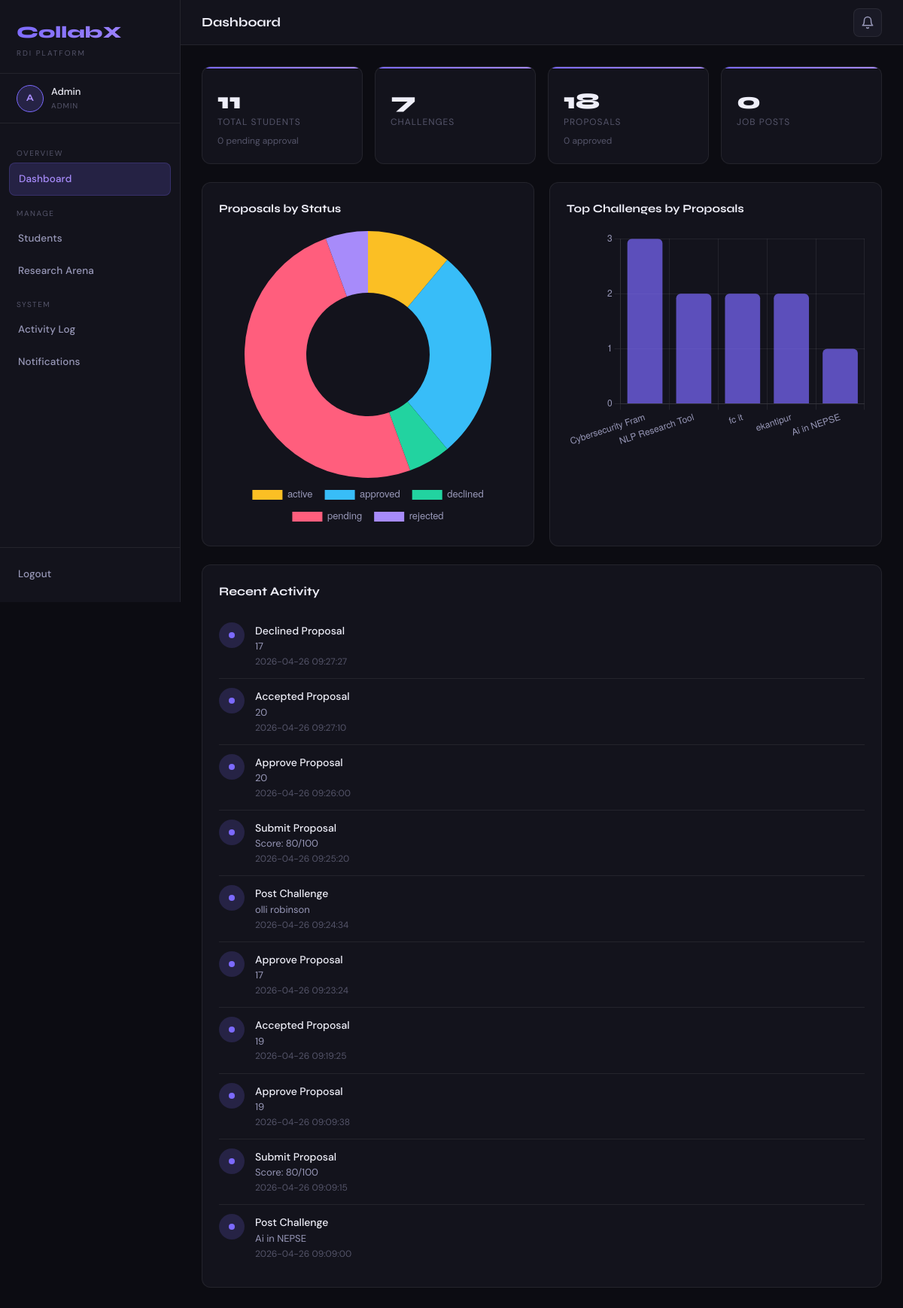
The page /admin/dashboard (signed in) on the database its author committed.
### tables this page shows
CREATE TABLE activity_log (
    id INTEGER PRIMARY KEY AUTOINCREMENT, user_id INTEGER, action TEXT NOT NULL,
    details TEXT, created_at TIMESTAMP DEFAULT CURRENT_TIMESTAMP);

### app.py (the view)
@app.route("/admin/dashboard")
@login_required(role="admin")
def admin_dashboard():
    db=get_db()
    stats={
        "students":db.execute("SELECT COUNT(*) FROM users WHERE role='student'").fetchone()[0],
        "pending":db.execute("SELECT COUNT(*) FROM users WHERE role='student' AND approved=0").fetchone()[0],
        "challenges":db.execute("SELECT COUNT(*) FROM challenges").fetchone()[0],
        "proposals":db.execute("SELECT COUNT(*) FROM proposals").fetchone()[0],
        "recruitment":db.execute("SELECT COUNT(*) FROM recruitment").fetchone()[0],
        "approved_proposals":db.execute("SELECT COUNT(*) FROM proposals WHERE status='Approved'").fetchone()[0],
    }
    statuses=db.execute("SELECT status, COUNT(*) as cnt FROM proposals GROUP BY status").fetchall()
    top_challenges=db.execute("""SELECT c.title, COUNT(p.id) as cnt FROM challenges c
        LEFT JOIN proposals p ON c.id=p.challenge_id GROUP BY c.id ORDER BY cnt DESC LIMIT 5""").fetchall()
    recent_activity=db.execute("""SELECT a.action,a.details,a.created_at,u.name FROM activity_log a
        LEFT JOIN users u ON a.user_id=u.id ORDER BY a.created_at DESC LIMIT 10""").fetchall()
    db.close()
    return render_template("admin_dashboard.html", stats=stats, statuses=statuses,
                           top_challenges=top_challenges, recent_activity=recent_activity,
                           unread_count=unread(session["user_id"]))

### app.py (called while the page is built)
def get_db():
    db = sqlite3.connect("database.db")
    db.row_factory = sqlite3.Row
    return db

def unread(user_id):
    db = get_db(); n = db.execute("SELECT COUNT(*) FROM notifications WHERE user_id=? AND is_read=0",(user_id,)).fetchone()[0]; db.close(); return n

def login_required(role=None):
    def decorator(fn):
        @wraps(fn)
        def wrapper(*args, **kwargs):
            if "user_id" not in session: return redirect("/")
            if role and session.get("role") != role: return render_template("error.html",message="Access denied.",code=403),403
            return fn(*args, **kwargs)
        return wrapper
    return decorator

### templates/admin_dashboard.html (shortened to what this page needs)
{% extends "base.html" %}
{% block topbar_title %}Dashboard{% endblock %}
{% block content %}
<div class="stat-grid">
 <div class="stat-card"><div class="stat-icon"></div><div class="stat-num">{{ stats.students }}</div><div class="stat-label">Total Students</div><div class="stat-sub">{{ stats.pending }} pending approval</div></div>
 <div class="stat-card"><div class="stat-icon"></div><div class="stat-num">{{ stats.challenges }}</div><div class="stat-label">Challenges</div></div>
 <div class="stat-card"><div class="stat-icon"></div><div class="stat-num">{{ stats.proposals }}</div><div class="stat-label">Proposals</div><div class="stat-sub">{{ stats.approved_proposals }} approved</div></div>
 <div class="stat-card"><div class="stat-icon"></div><div class="stat-num">{{ stats.recruitment }}</div><div class="stat-label">Job Posts</div></div>
</div>
<div class="grid-2" style="margin-bottom:24px;">
 <div class="chart-box"><div class="chart-title">Proposals by Status</div><canvas id="statusChart" height="220"></canvas></div>
 <div class="chart-box"><div class="chart-title">Top Challenges by Proposals</div><canvas id="challengeChart" height="220"></canvas></div>
</div>
<div class="card"><div class="card-title">Recent Activity</div>
 {% for a in recent_activity %}
 <div class="activity-item">
 <div class="activity-icon"></div>
 <div><div style="font-size:14px;font-weight:500;color:var(--text);">{{ a['action'].replace('_',' ').title() }}</div>
 <div style="font-size:13px;color:var(--text2);">{{ a['details'] }}</div>
 <div style="font-size:12px;color:var(--text3);">{{ a['created_at'] }}</div></div>
 </div>
 {% else %}<div class="empty-state" style="padding:30px 0;"><div class="empty-icon"></div><div class="empty-title">No activity yet</div></div>
 {% endfor %}
</div>
{% endblock %}
{% block scripts %}
<script>
Chart.defaults.color='#9898b8';Chart.defaults.borderColor='rgba(255,255,255,0.07)';
const sL=[{% for s in statuses %}'{{ s["status"] }}',{% endfor %}];
const sD=[{% for s in statuses %}{{ s["cnt"] }},{% endfor %}];
new Chart(document.getElementById('statusChart'),{type:'doughnut',data:{labels:sL,datasets:[{data:sD,backgroundColor:['#fbbf24','#38bdf8','#22d3a0','#ff5e7d','#a78bfa'],borderWidth:0}]},options:{plugins:{legend:{position:'bottom',labels:{padding:16,font:{size:13}}}}}});
const cL=[{% for c in top_challenges %}'{{ c["title"][:18] }}',{% endfor %}];
const cD=[{% for c in top_challenges %}{{ c["cnt"] }},{% endfor %}];
new Chart(document.getElementById('challengeChart'),{type:'bar',data:{labels:cL,datasets:[{label:'Proposals',data:cD,backgroundColor:'rgba(124,106,255,0.7)',borderRadius:6}]},options:{plugins:{legend:{display:false}},scales:{x:{ticks:{maxRotation:30}},y:{beginAtZero:true,ticks:{stepSize:1}}}}});
</script>{% endblock %}

### templates/base.html (shortened to what this page needs)
<!DOCTYPE html>
<html lang="en">
<head>
 <link rel="stylesheet" href="/static/style.css">
</head>
<body>
<div class="layout">
 <aside class="sidebar" id="sidebar">
 <div class="sidebar-logo">
 <div class="logo-text">CollabX</div>
 <div class="logo-sub">RDI Platform</div>
 </div>
 <div class="sidebar-user">
 <div class="avatar">{{ session['name'][0].upper() }}</div>
 <div>
 <div class="user-name">{{ session['name'] }}</div>
 <div class="user-role-tag">{{ session['role'] }}</div>
 </div>
 </div>
 <nav class="sidebar-nav">
 {% if session['role'] == 'admin' %}
 <div class="nav-section">Overview</div>
 <a href="/admin/dashboard" class="nav-link {% if request.path=='/admin/dashboard' %}active{% endif %}">Dashboard</a>
 <div class="nav-section">Manage</div>
 <a href="/admin/students" class="nav-link {% if '/admin/students' in request.path %}active{% endif %}">Students</a>
 <a href="/admin/arena" class="nav-link {% if '/admin/arena' in request.path %}active{% endif %}">Research Arena</a>
 <div class="nav-section">System</div>
 <a href="/admin/activity" class="nav-link {% if '/admin/activity' in request.path %}active{% endif %}">Activity Log</a>
 <a href="/notifications" class="nav-link {% if request.path=='/notifications' %}active{% endif %}">Notifications {% if unread_count > 0 %}<span class="badge">{{ unread_count }}</span>{% endif %}</a>
 {% endif %}
 </nav>
 <div class="sidebar-footer">
 <a href="/logout" class="nav-link">Logout</a>
 </div>
 </aside>
 <div class="main">
 <header class="topbar">
 <div style="display:flex;align-items:center;gap:12px;">
 <span class="topbar-title">{% block topbar_title %}{% endblock %}</span>
 </div>
 <div class="topbar-right">
 <a href="/notifications" class="notif-btn" title="Notifications">
 <svg width="18" height="18" viewBox="0 0 24 24" fill="none" stroke="currentColor" stroke-width="2" stroke-linecap="round" stroke-linejoin="round"><path d="M18 8A6 6 0 0 0 6 8c0 7-3 9-3 9h18s-3-2-3-9"/><path d="M13.73 21a2 2 0 0 1-3.46 0"/></svg>
 </a>
 </div>
 </header>
 <div class="page-content">{% block content %}{% endblock %}</div>
 </div>
</div>
{% block scripts %}{% endblock %}
</body></html>

### rows shown on the page
activity_log: action.replace "Declined Proposal", details "17", created_at "2026-04-26 09:27:27"
activity_log: action.replace "Accepted Proposal", details "20", created_at "2026-04-26 09:27:10"
activity_log: action.replace "Approve Proposal", details "20", created_at "2026-04-26 09:26:00"
activity_log: action.replace "Submit Proposal", details "Score: 80/100", created_at "2026-04-26 09:25:20"
activity_log: action.replace "Post Challenge", details "olli robinson", created_at "2026-04-26 09:24:34"
activity_log: action.replace "Approve Proposal", details "17", created_at "2026-04-26 09:23:24"
activity_log: action.replace "Accepted Proposal", details "19", created_at "2026-04-26 09:19:25"
activity_log: action.replace "Approve Proposal", details "19", created_at "2026-04-26 09:09:38"
activity_log: action.replace "Submit Proposal", details "Score: 80/100", created_at "2026-04-26 09:09:15"
activity_log: action.replace "Post Challenge", details "Ai in NEPSE", created_at "2026-04-26 09:09:00"

### other values the page prints
{{ session['name'][0].upper() }} "A"
{{ session['name'] }} "Admin"
{{ session['role'] }} "ADMIN"
{{ stats.students }} "11"
{{ stats.pending }} "0"
{{ stats.challenges }} "7"
{{ stats.proposals }} "18"
{{ stats.approved_proposals }} "0"
{{ stats.recruitment }} "0"
chart data {{ s["status"] }} active, approved, declined, pending, rejected
chart data {{ s["cnt"] }} 2, 5, 1, 9, 1
chart data {{ c["cnt"] }} 3, 2, 2, 2, 1
